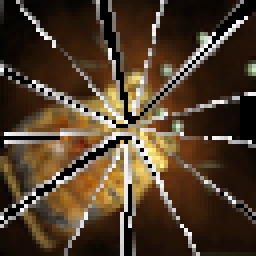
#> input picture Dynasty_Warriors_3_XL_Subset_Max_Item_Break/Generated/BG Elixir.png, 64 x 64 px, given as the content of the folder Ripped, which was not available (shown 4 times larger)
$ python ConvertRipped.py
#> lines starting #> are read from the running program, lines starting #| are printed output that depends on the picture; pictures that were not available may be replaced by others from this repository, and a replacement may not be noted
from PIL import Image
import os

input_dir = "Ripped"
output_dir = "Generated"
canvas_size = (64, 64)
border_size = 6  # cut off 6px border from all sides

def resize_and_crop_center(input_image_path, output_image_path):
    # Open the image
#> called with input_image_path = '_only/BG Elixir.png', output_image_path = 'Generated/../../_only/BG Elixir.png'
    img = Image.open(input_image_path).convert("RGBA")
#> img is the input picture: PIL image 64x64 RGBA; mean R, G, B, A 57.1, 38.2, 18, 229.1

    # Remove the 6px border (left, top, right, bottom)
    if img.width > border_size * 2 and img.height > border_size * 2:
        img = img.crop((
            border_size,
            border_size,
            img.width - border_size,
            img.height - border_size
        ))
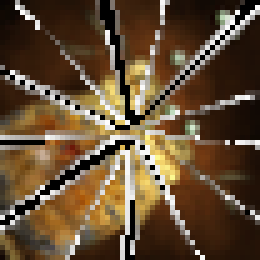
#> img: PIL image 52x52 RGBA (shown 5 times larger); mean R, G, B, A 73, 49.4, 23.2, 223.7; transparent parts drawn white

    # Calculate scale to fill 64x64 (might crop)
    scale = max(canvas_size[0] / img.width, canvas_size[1] / img.height)
#> scale = 1.23
    new_size = (int(img.width * scale), int(img.height * scale))
#> new_size = (64, 64)

    # Resize with high-quality resampling
    img = img.resize(new_size, Image.LANCZOS)
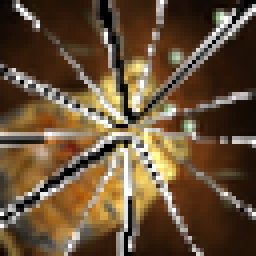
#> img: PIL image 64x64 RGBA (shown 4 times larger); mean R, G, B, A 77.2, 52.7, 24.9, 220.9; transparent parts drawn white

    # Crop from center to exactly 64x64
    left = (img.width - canvas_size[0]) // 2
#> left = 0
    top = (img.height - canvas_size[1]) // 2
#> top = 0
    right = left + canvas_size[0]
#> right = 64
    bottom = top + canvas_size[1]
#> bottom = 64
    img = img.crop((left, top, right, bottom))

    # Fix alpha (any pixel with alpha > 0 becomes fully opaque)
    pixels = img.load()
    for y in range(img.height):
        for x in range(img.width):
            r, g, b, a = pixels[x, y]
            if a > 0:
                pixels[x, y] = (r, g, b, 255)

    # Save result
    os.makedirs(os.path.dirname(output_image_path), exist_ok=True)
    img.save(output_image_path)
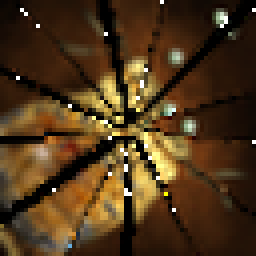
#> saved as BG Elixir.png: PIL image 64x64 RGBA (shown 4 times larger); mean R, G, B, A 77.2, 52.7, 24.9, 253.2; transparent parts drawn white

def process_folder(input_dir, output_dir):
    for root, _, files in os.walk(input_dir):
        for filename in files:
            if filename.lower().endswith(('.png', '.jpg', '.jpeg', '.gif')):
                input_image_path = os.path.join(root, filename)

                # Mirror directory structure inside Generated
                relative_path = os.path.relpath(input_image_path, input_dir)
                output_image_path = os.path.join(output_dir, relative_path)

                resize_and_crop_center(input_image_path, output_image_path)

# Run full Ripped → Generated
process_folder(input_dir, output_dir)
